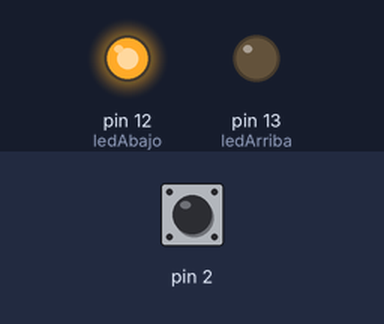
The sketch below on a simulated Arduino Uno, built with avr-gcc and run on an emulated ATmega328P. Parts: output pins drawn as LEDs (lit = HIGH). The inputs (shaded band) are chosen by the test bench; at power-on: pin 2 HIGH.

Above: at 1.2 s.
1.3 s: pin 2 pulled LOW for 0.15 s
At 1.37 s:
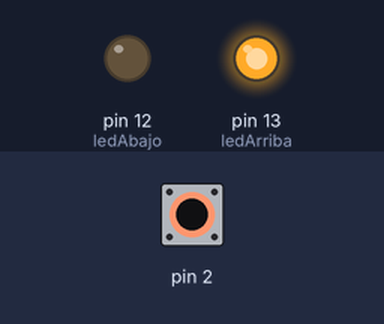
2.9 s: pin 2 pulled LOW for 3.2 s
At 7.1 s:
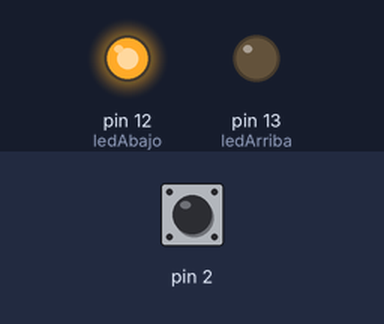
Timing chart, 0 to 8.6 s (numbered marks = the images above; inputs shaded):
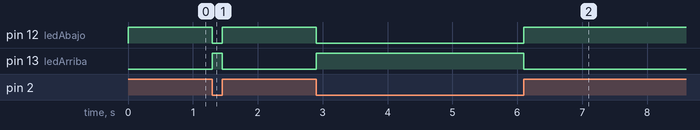

The sketch:

Ball_Switch.ino
```cpp
//www.elegoo.com
//2016.12.08

const int ledArriba = 13;//the led attach to
const int ledAbajo = 12;//the led attach to

void setup()
{
  pinMode(ledArriba,OUTPUT);//initialize the ledPin as an output
  pinMode(ledAbajo,OUTPUT);//initialize the ledPin as an output
  pinMode(2,INPUT);
  digitalWrite(2, HIGH);

}

void loop()
{
  int digitalVal = digitalRead(2); //read pin 2
  if(HIGH == digitalVal)
  {
    digitalWrite(ledArriba,LOW);//turn the led off
    digitalWrite(ledAbajo,HIGH);//turn the led on
  }
  else
  {
    digitalWrite(ledArriba,HIGH);//turn the led on
    digitalWrite(ledAbajo,LOW);//turn the led off
  }
}
```

Measured:
- after the input at 1.3 s, pin 12 (ledAbajo): HIGH → LOW at once, → HIGH 0.15 s later; pin 13 (ledArriba): LOW → HIGH at once, → LOW 0.15 s later
- after the input at 2.9 s, pin 12 (ledAbajo): HIGH → LOW at once, → HIGH 3.2 s later; pin 13 (ledArriba): LOW → HIGH at once, → LOW 3.2 s later
